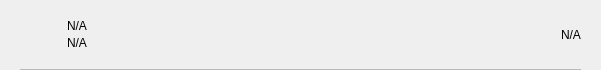
<?xml version="1.0" encoding="UTF-8"?>
<ui version="4.0">
 <class>TxRow</class>
 <widget class="QWidget" name="TxRow">
  <property name="geometry">
   <rect>
    <x>0</x>
    <y>0</y>
    <width>601</width>
    <height>70</height>
   </rect>
  </property>
  <property name="minimumSize">
   <size>
    <width>0</width>
    <height>40</height>
   </size>
  </property>
  <property name="windowTitle">
   <string>Form</string>
  </property>
  <layout class="QVBoxLayout" name="verticalLayout_3">
   <property name="spacing">
    <number>0</number>
   </property>
   <property name="leftMargin">
    <number>0</number>
   </property>
   <property name="topMargin">
    <number>0</number>
   </property>
   <property name="rightMargin">
    <number>0</number>
   </property>
   <property name="bottomMargin">
    <number>0</number>
   </property>
   <item>
    <widget class="QWidget" name="rowContainer" native="true">
     <layout class="QVBoxLayout" name="verticalLayout_2">
      <property name="spacing">
       <number>9</number>
      </property>
      <property name="leftMargin">
       <number>20</number>
      </property>
      <property name="topMargin">
       <number>9</number>
      </property>
      <property name="rightMargin">
       <number>20</number>
      </property>
      <property name="bottomMargin">
       <number>0</number>
      </property>
      <item>
       <widget class="QFrame" name="frame">
        <property name="styleSheet">
         <string notr="true">border:none;</string>
        </property>
        <property name="frameShape">
         <enum>QFrame::StyledPanel</enum>
        </property>
        <property name="frameShadow">
         <enum>QFrame::Raised</enum>
        </property>
        <layout class="QHBoxLayout" name="horizontalLayout" stretch="0,2,0">
         <property name="leftMargin">
          <number>0</number>
         </property>
         <property name="topMargin">
          <number>0</number>
         </property>
         <property name="rightMargin">
          <number>0</number>
         </property>
         <property name="bottomMargin">
          <number>0</number>
         </property>
         <item>
          <widget class="QPushButton" name="icon">
           <property name="focusPolicy">
            <enum>Qt::NoFocus</enum>
           </property>
           <property name="styleSheet">
            <string notr="true">border:none;</string>
           </property>
           <property name="text">
            <string/>
           </property>
           <property name="iconSize">
            <size>
             <width>28</width>
             <height>28</height>
            </size>
           </property>
          </widget>
         </item>
         <item>
          <layout class="QVBoxLayout" name="verticalLayout">
           <property name="spacing">
            <number>3</number>
           </property>
           <property name="leftMargin">
            <number>9</number>
           </property>
           <item>
            <widget class="QLabel" name="lblAddress">
             <property name="styleSheet">
              <string notr="true"/>
             </property>
             <property name="text">
              <string notr="true">N/A</string>
             </property>
             <property name="alignment">
              <set>Qt::AlignBottom|Qt::AlignLeading|Qt::AlignLeft</set>
             </property>
            </widget>
           </item>
           <item>
            <widget class="QLabel" name="lblDate">
             <property name="styleSheet">
              <string notr="true"/>
             </property>
             <property name="text">
              <string notr="true">N/A</string>
             </property>
             <property name="alignment">
              <set>Qt::AlignLeading|Qt::AlignLeft|Qt::AlignTop</set>
             </property>
            </widget>
           </item>
          </layout>
         </item>
         <item>
          <widget class="QLabel" name="lblAmount">
           <property name="styleSheet">
            <string notr="true"/>
           </property>
           <property name="text">
              <string notr="true">N/A</string>
           </property>
          </widget>
         </item>
        </layout>
       </widget>
      </item>
      <item>
       <widget class="QLabel" name="lblDivisory">
        <property name="minimumSize">
         <size>
          <width>0</width>
          <height>1</height>
         </size>
        </property>
        <property name="maximumSize">
         <size>
          <width>16777215</width>
          <height>1</height>
         </size>
        </property>
        <property name="styleSheet">
         <string notr="true">background-color:#bababa;</string>
        </property>
        <property name="text">
         <string/>
        </property>
        <property name="alignment">
         <set>Qt::AlignBottom|Qt::AlignLeading|Qt::AlignLeft</set>
        </property>
       </widget>
      </item>
     </layout>
    </widget>
   </item>
  </layout>
 </widget>
 <resources/>
 <connections/>
</ui>
